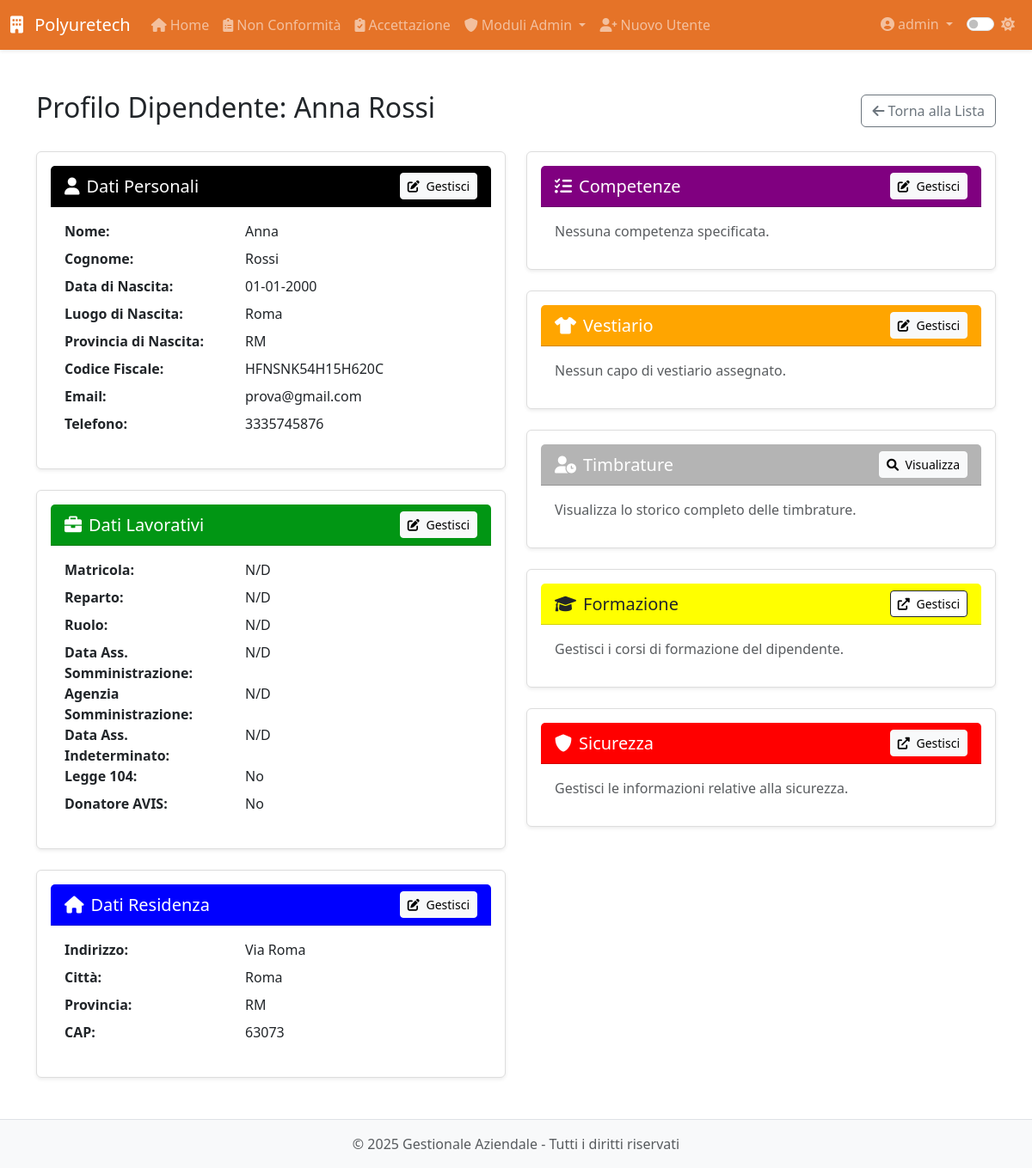
The page /modulo8/dipendenti/2 (signed in) on the database as committed earlier.
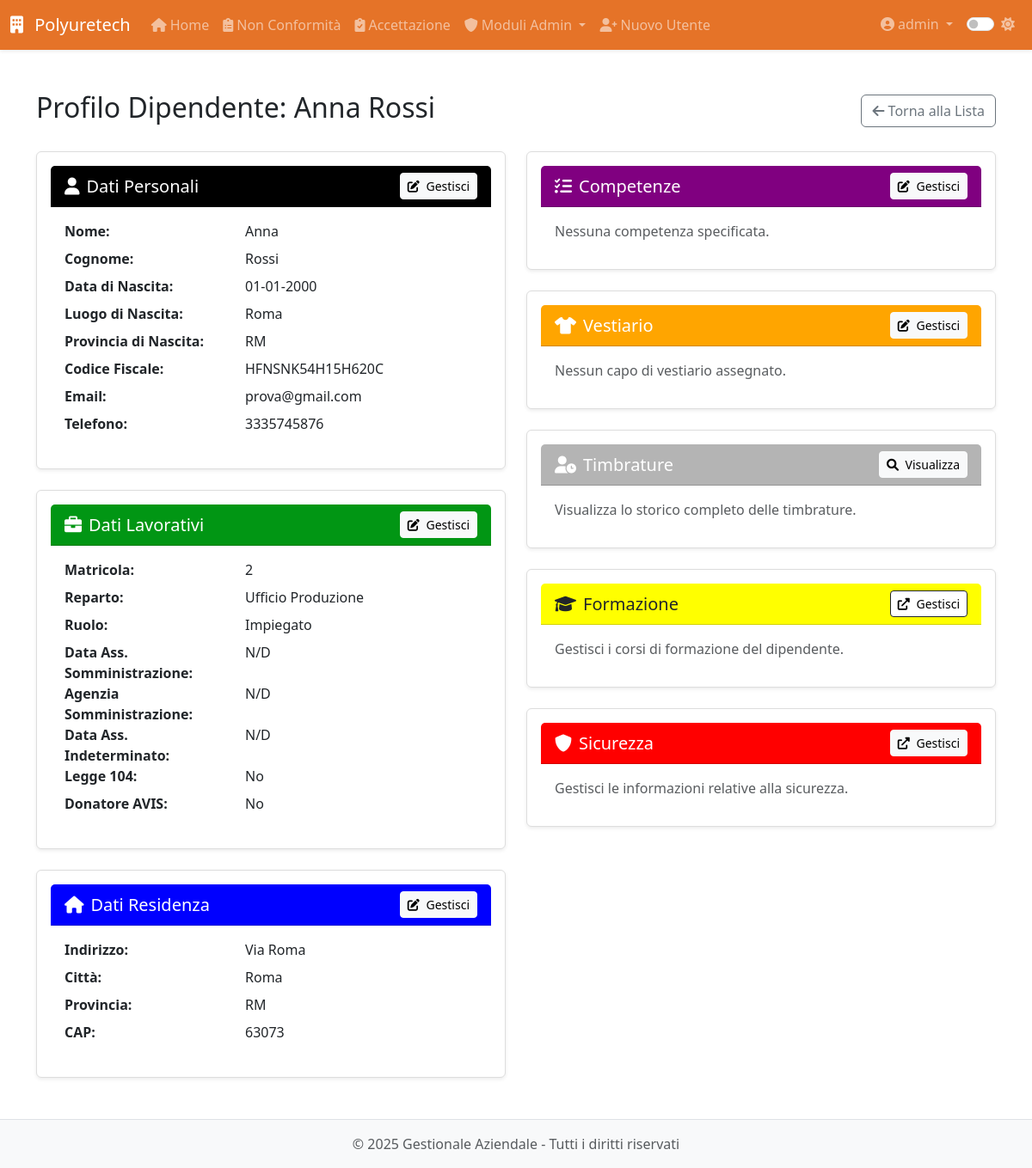
The same page on the database as committed later.
### app/models.py (models this page shows, shortened)
class Dipendente(db.Model):
    __tablename__ = 'dipendente'
    id = db.Column(db.Integer, primary_key=True)
    nome = db.Column(db.String(100), nullable=False)
    cognome = db.Column(db.String(100), nullable=False)
    data_nascita = db.Column(db.Date, nullable=False)
    luogo_nascita = db.Column(db.String(100), nullable=False)
    provincia_nascita = db.Column(db.String(2), nullable=False)
    codice_fiscale = db.Column(db.String(16))
    email = db.Column(db.String(120))
    telefono = db.Column(db.String(20))
    matricola = db.Column(db.String(20), unique=True)
    reparto = db.Column(db.String(100))
    ruolo = db.Column(db.String(100))
    data_assunzione_somministrazione = db.Column(db.Date)
    agenzia_somministrazione = db.Column(db.String(100))
    data_assunzione_indeterminato = db.Column(db.Date)
    legge_104 = db.Column(db.Boolean, default=False)
    donatore_avis = db.Column(db.Boolean, default=False)
    indirizzo_residenza = db.Column(db.String(200))
    citta_residenza = db.Column(db.String(100))
    provincia_residenza = db.Column(db.String(2))
    cap_residenza = db.Column(db.String(5))
    data_cessazione = db.Column(db.Date)
    note = db.Column(db.Text)
    archiviato = db.Column(db.Boolean, default=False)
    created_by_id = db.Column(db.Integer, db.ForeignKey('users.id'))
    created_by = db.relationship('User', backref='dipendenti_creati')
    competenze = db.relationship('Competenza',
                               secondary='dipendente_competenza',
                               backref=db.backref('dipendenti', lazy='dynamic'))
    competenze_associate = db.relationship('DipendenteCompetenza',
                                         back_populates='dipendente',
                                         overlaps="competenze,dipendenti")
    vestiario = db.relationship('Inventory',
                              secondary='prelievi_vestiario',
                              backref='dipendenti')
    performance = db.relationship('Performance', back_populates='dipendente', cascade='all, delete-orphan')
    partecipazioni_corsi = db.relationship('PartecipazioneCorso', backref='dipendente', lazy=True)
    corsi_sicurezza = db.relationship('CorsoSicurezza', secondary='dipendente_corso_sicurezza',
                                    backref=db.backref('dipendenti', lazy=True))

### app/routes/modulo8.py (the view)
@modulo8.route('/dipendenti/<int:id>')
@login_required
@admin_required
def profilo_dipendente(id):
    dip = Dipendente.query.get_or_404(id)
    return render_template('modulo8/profilo_dipendente.html',dip=dip,now=datetime.utcnow())

### app/models.py (called while the page is built)
@login_manager.user_loader
def load_user(id):
    return User.query.get(int(id))

    def is_admin(self):
        return self.role == 'admin'

### app/utils.py (called while the page is built)
def admin_required(f):
    @wraps(f)
    def decorated_function(*args, **kwargs):
        if not current_user.is_admin:
            abort(403)
        return f(*args, **kwargs)
    return decorated_function

### app/templates/modulo8/profilo_dipendente.html (shortened to what the changed rows need)
{% extends 'base.html' %}
{% block content %}
<div class="module-view">
    <div class="d-flex justify-content-between align-items-center mb-4">
        <h2>Profilo Dipendente: {{ dip.nome }} {{ dip.cognome }}</h2>
        <div>
            <a href="{{ url_for('modulo8.dipendenti') }}" class="btn btn-outline-secondary">
            </a>
        </div>
    </div>
    <div class="row">
        <div class="col-lg-6">
            <div class="card mb-4 shadow-sm">
                <div class="card-body">
                    <dl class="row mb-0">
                        <dt class="col-sm-5">Nome:</dt><dd class="col-sm-7">{{ dip.nome }}</dd>
                        <dt class="col-sm-5">Cognome:</dt><dd class="col-sm-7">{{ dip.cognome }}</dd>
                        <dt class="col-sm-5">Data di Nascita:</dt><dd class="col-sm-7">{{ dip.data_nascita.strftime('%d-%m-%Y') if dip.data_nascita else 'N/D' }}</dd>
                        <dt class="col-sm-5">Luogo di Nascita:</dt><dd class="col-sm-7">{{ dip.luogo_nascita or 'N/D' }}</dd>
                        <dt class="col-sm-5">Provincia di Nascita:</dt><dd class="col-sm-7">{{ dip.provincia_nascita or 'N/D' }}</dd>
                        <dt class="col-sm-5">Codice Fiscale:</dt><dd class="col-sm-7">{{ dip.codice_fiscale or 'N/D' }}</dd>
                        <dt class="col-sm-5">Email:</dt><dd class="col-sm-7">{{ dip.email or 'N/D' }}</dd>
                        <dt class="col-sm-5">Telefono:</dt><dd class="col-sm-7">{{ dip.telefono or 'N/D' }}</dd>
                    </dl>
                </div>
            </div>
            <div class="card mb-4 shadow-sm">
                <div class="card-body">
                    <dl class="row mb-0">
                        <dt class="col-sm-5">Matricola:</dt><dd class="col-sm-7">{{ dip.matricola or 'N/D' }}</dd>
                        <dt class="col-sm-5">Reparto:</dt><dd class="col-sm-7">{{ dip.reparto or 'N/D' }}</dd>
                        <dt class="col-sm-5">Ruolo:</dt><dd class="col-sm-7">{{ dip.ruolo or 'N/D' }}</dd>
                        <dt class="col-sm-5">Data Ass. Somministrazione:</dt><dd class="col-sm-7">{{ dip.data_assunzione_somministrazione.strftime('%d-%m-%Y') if dip.data_assunzione_somministrazione else 'N/D' }}</dd>
                        <dt class="col-sm-5">Agenzia Somministrazione:</dt><dd class="col-sm-7">{{ dip.agenzia_somministrazione or 'N/D' }}</dd>
                        <dt class="col-sm-5">Data Ass. Indeterminato:</dt><dd class="col-sm-7">{{ dip.data_assunzione_indeterminato.strftime('%d-%m-%Y') if dip.data_assunzione_indeterminato else 'N/D' }}</dd>
                        <dt class="col-sm-5">Legge 104:</dt><dd class="col-sm-7">{{ 'Sì' if dip.legge_104 else 'No' }}</dd>
                        <dt class="col-sm-5">Donatore AVIS:</dt><dd class="col-sm-7">{{ 'Sì' if dip.donatore_avis else 'No' }}</dd>
                    </dl>
                </div>
            </div>
            <div class="card mb-4 shadow-sm">
                <div class="card-body">
                    <dl class="row mb-0">
                        <dt class="col-sm-5">Indirizzo:</dt><dd class="col-sm-7">{{ dip.indirizzo_residenza or 'N/D' }}</dd>
                        <dt class="col-sm-5">Città:</dt><dd class="col-sm-7">{{ dip.citta_residenza or 'N/D' }}</dd>
                        <dt class="col-sm-5">Provincia:</dt><dd class="col-sm-7">{{ dip.provincia_residenza or 'N/D' }}</dd>
                        <dt class="col-sm-5">CAP:</dt><dd class="col-sm-7">{{ dip.cap_residenza or 'N/D' }}</dd>
                    </dl>
                </div>
            </div>
        </div>
    </div>
</div>
{% endblock %}

Rows that differ between the two databases and show on the page:
changed Dipendente "Anna": matricola "N/D" → "2"; reparto "N/D" → "Ufficio Produzione"; ruolo "N/D" → "Impiegato"
